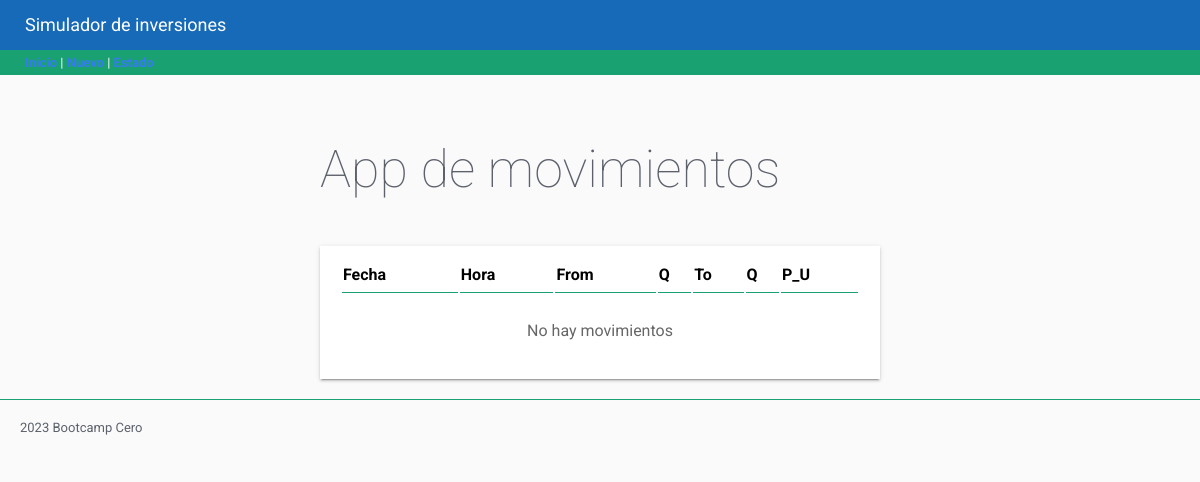
Before: / with the older database file.
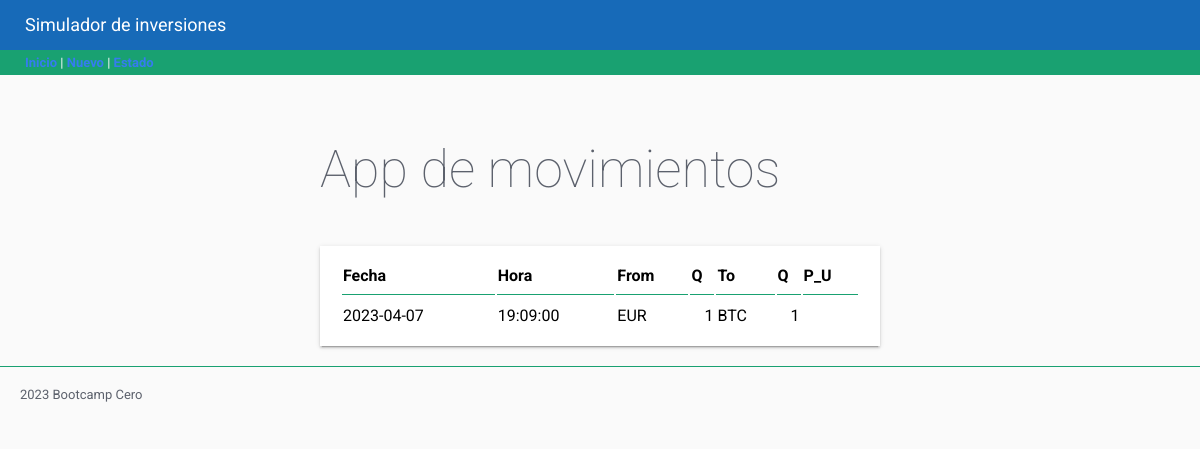
After: the same page with the newer database file.
### tables this page shows
CREATE TABLE "movimientos" (
	"id"	INTEGER NOT NULL UNIQUE,
	"fecha"	TEXT NOT NULL,
	"hora"	TEXT NOT NULL,
	"moneda_from"	TEXT NOT NULL,
	"cantidad_from"	NUMERIC NOT NULL,
	"moneda_to"	TEXT NOT NULL,
	"cantidad_to"	NUMERIC NOT NULL,
	"precio_unitario"	NUMERIC NOT NULL,
	PRIMARY KEY("id" AUTOINCREMENT)
);

### cryptos/views.py (the view)
@app.route('/')
def home():
    db = DBManager(RUTA)
    consulta = 'SELECT id, fecha, hora, moneda_from , cantidad_from, moneda_to, cantidad_to,precio_unitario FROM movimientos'
    movimientos = db.consultaSQL(consulta)
    return render_template("inicio.html", movs=movimientos)

### cryptos/models.py (called while the page is built)
    def consultaSQL(self,consulta):
        conexion = sqlite3.connect(self.ruta)
        cursor = conexion.cursor()
        cursor.execute(consulta)
        datos = cursor.fetchall()
        movimientos = []
        nombres_columna = []
        for columna in cursor.description:
            nombres_columna.append(columna[0])
        for dato in datos:
            indice = 0
            movimiento = {}
            for nombre in nombres_columna:
                movimiento[nombre] = dato[indice]
                indice += 1
            movimientos.append(movimiento)
        conexion.close()
        return movimientos

### cryptos/templates/inicio.html (shortened to what this page needs)
{% extends "base.html"%}
{% block contenido %}
<table class="paper">
            <tr>
                <th class="titulo-table">Fecha</th>
                <th class="titulo-table">Hora</th>
                <th class="titulo-table">From</th>
                <th class="titulo-table">Q</th>
                <th class="titulo-table">To</th>
                <th class="titulo-table">Q</th>
                <th class="titulo-table">P_U</th>
            </tr>
            {% if movs%}
            {% for m in movs %}
            <tr>
                <td>
                    {% if m.fecha %}
                    {{ m.fecha }}
                    {% else %}
                    ---
                    {% endif %}
                </td>
                <td>{{m.hora}}</td>
                <td>{{m.moneda_from}}</td>
                <td class="numero">{{m.cantidad_from}}</td>
                <td>{{m.moneda_to}}</td>
                <td class="numero">{{m.cantidad_to}}</td>
                <td class="numero">{{m.P_U}}</td>
            </tr>
            {% endfor %}
            {% else %}
                <td colspan="7" class ="lista-vacia"> No hay movimientos </td>
            {% endif %}
</table>
{% endblock contenido%}

### cryptos/templates/base.html (shortened to what this page needs)
<!DOCTYPE html>
<html lang="en">
<head>
    <link rel="stylesheet" href="/static/css/flat-remix.css">
    <link rel="stylesheet" href="/static/css/styles.css">
</head>
<body>
    {% include 'components/header.html'%}
    {% include 'components/navbar.html'%}
    <main>
        {% block page_title%}
        <h1>App de movimientos</h1>
        {% endblock page_title%}
        {% block contenido %}
        {% endblock %}
    </main>
    {% include 'components/footer.html'%}
</body>
</html>

### cryptos/templates/components/header.html
<header>Simulador de inversiones</header>

### cryptos/templates/components/navbar.html
<nav>
    <a href="/">Inicio</a> |
    <a href="/nuevo">Nuevo</a> |
    <a href="/estado">Estado</a>
</nav>

### cryptos/templates/components/footer.html
<footer class ="pie-pagina"> 2023 Bootcamp Cero </footer>

### cryptos/static/css/flat-remix.css (style rules this page uses)
* { box-sizing: border-box; outline: none; -webkit-appearance: none; -webkit-tap-highlight-color: transparent !important; -webkit-tap-highlight-color: rgba(0, 0, 0, 0) !important; -webkit-touch-callout: none; font-family: "Roboto", sans-serif; letter-spacing: 0; }
body { background-color: #FAFAFA; color: #5c616c; margin: 0; font-size: 13px; cursor: default; user-select: none; -webkit-user-select: none; -khtml-user-select: none; -moz-user-select: none; -ms-user-select: none; }
a:link, a:visited, a:active, a { color: #367bf0; font-weight: bold; text-decoration: none; cursor: pointer; }
h1, h2, h3, h4, h5, h6 { line-height: 1.5em; }
h1 { font-size: 4em; font-weight: lighter; margin: .7em 0; }
section, article, .section, .article, .paper { line-height: 2em; word-wrap: break-word; word-break: normal; line-height: 2em; }
.paper { font-size: 16px; box-shadow: 0 2px 2px 0 rgba(0, 0, 0, .14), 0 3px 1px -2px rgba(0, 0, 0, .2), 0 1px 5px 0 rgba(0, 0, 0, .12); padding: 10px 20px; background-color: #FFF; margin-top: 20px; min-height: 100px; color: #000; }

### cryptos/static/css/styles.css (style rules this page uses)
:root { --primary-color: #176ab8; --secondary-color: #19a171; --medium-gray: #666; --error-color: var(--primary-color); --default-border: solid thin var(--secondary-color) }
header { background-color: var(--primary-color); color: white; height: 50px; font-size: large; line-height: 50px; padding-left: 25px; }
nav { background-color: var(--secondary-color); color: #FFF; height: 25px; line-height: 25px; padding-left: 25px; }
nav a, nav a:active, nav a:focus, nav a:hover, nav a:visited, nav a { color: white; }
main { max-width: 600px; margin: auto; padding: 20px; }
table.paper { width: 100%; }
.titulo-table { border-bottom: var(--default-border); text-align: left; }
.numero, .acciones { text-align: right; }
.pie-pagina { padding: 20px; border-top: var(--default-border); }

Changed rows visible on the page:
added movimientos: fecha "2023-04-07", hora "19:09:00", moneda_from "EUR", cantidad_from "1", moneda_to "BTC", cantidad_to "1"
Other visible differences:
text no longer shown: "No hay movimientos"
